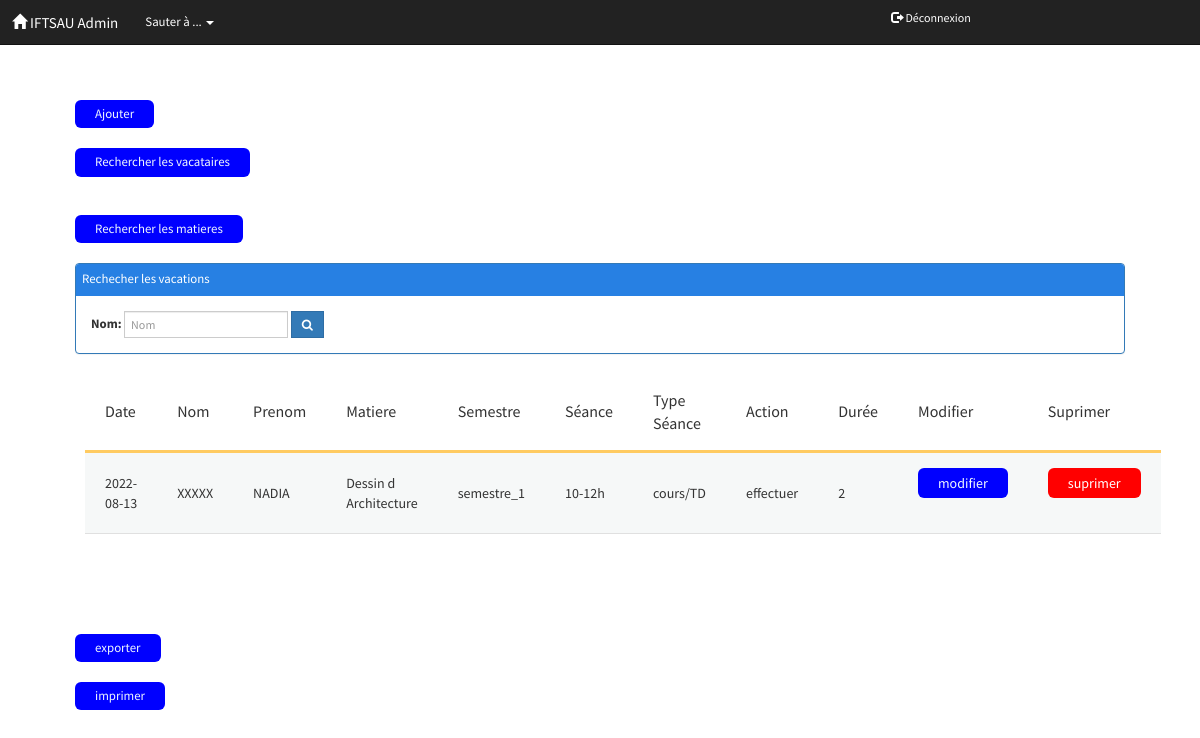
The app's page /vacation.php with its own data.
### tables this page shows
CREATE TABLE IF NOT EXISTS `vacation` (
  `id` int(11) NOT NULL AUTO_INCREMENT,
  `date` date NOT NULL,
  `id_vacataire` varchar(50) NOT NULL,
  `id_matiere` varchar(30) NOT NULL,
  `semestre` varchar(11) DEFAULT NULL,
  `seance` varchar(50) DEFAULT NULL,
  `type_seance` varchar(50) DEFAULT NULL,
  `action` varchar(50) DEFAULT NULL,
  `duree` float DEFAULT NULL,
  PRIMARY KEY (`id`)
);

### vacation.php (the view, shortened to what this page needs)
<?php
include_once('conbd.php');
include_once('baredemenu.php');
if(isset($_POST['submit'])){
    if(isset($_POST['name']))
    $nom=$_POST['name'];
else
    $nom="";
$stm=$conn->query("SELECT CIN_vacataire from vacataire where  nom='$nom'  ");
$res=$stm->fetchAll();
?>
<!DOCTYPE html>
<html lang="en">
<head>
    <meta charset="UTF-8">
    <meta http-equiv="X-UA-Compatible" content="IE=edge">
    <meta name="viewport" content="width=device-width, initial-scale=1.0">
    <title>vacation</title>
    <link rel="stylesheet" href="css/style.css">
    <link rel="stylesheet" href="modif.css">
    <link rel="stylesheet" href="body.css">
    <link rel="stylesheet" href="css/test.css">
</head>
<body>
<div class="contrainer">
<a href="addvacation.php" class="btn_add">Ajouter</a>
<div class="panel panel-primary">
    <div class="panel-heading">Rechecher les vacations</div>
    <div class="panel-body">
    <form method="POST" class="form-inline" >
    <label>Nom: </label>
        <input class="form-control" type="text" name="name" placeholder="Nom">
        <button name="submit" class="btn btn-primary">
							<span class="fa fa-search"></span>
						</button>
        <input type="submit" name="button" value="afficher tout" class="btn btn-primary">
    </form>
    </div>
    </div>
    <table>
        <tr id="items">
            <th>Date</th>
            <th>Nom</th>
            <th>Prenom</th>
            <th>Matiere</th>
            <th>Semestre</th>
            <th>Séance</th>
            <th>Type Séance</th>
            <th>Action</th>
            <th>Durée</th>
            <th>Modifier</th>
            <th>Suprimer</th>
            </tr>
            <?php
            foreach($res as $value){
                $cin=$value['CIN_vacataire'];
                $q=$conn->query("SELECT * from vacation where id_vacataire='$cin' '");
                $resultat=$q->fetchAll();
            foreach($resultat as $val){ ?>
            <tr>
        <td><?php echo($val['date'].'<br>');?>
        <?php
$result=$conn->query("SELECT nom, prenom FROM vacataire JOIN vacation on CIN_vacataire=id_vacataire  where CIN_vacataire='$cin' LIMIT 1 ");
        $c=$result->fetchAll();
        foreach($c as $v){ ?>
        <td> <?php echo ($v['nom']);?>
        <td> <?php echo($v['prenom']);} ?>
        <td><?php $id=$val['id_matiere'];
         $res=$conn->query("SELECT intitule_matiere FROM matiere JOIN vacation on code_matiere=id_matiere where code_matiere='$id'LIMIT 1 ");
         $colone=$res->fetchAll();
         foreach($colone as $valeur){
            echo ($valeur['intitule_matiere']);}?>
         <td><?php echo($val['semestre']);?>
        <td><?php echo($val['seance']);?>
        <td><?php echo($val['type_seance']);?>
        <td><?php echo($val['action']);?>
        <td><?php echo($val['duree']);?>
        <td><a href="modifier vacation.php?id=<?=$val['id']?>" class="btn1">modifier</a></td>
        <td><a href="suprimer vacation.php?id=<?=$val['id']?>" class="danger">suprimer</a></td>
        </tr>
<?php }} } else{ ?>
<!DOCTYPE html>
<html lang="en">
<head>
    <link rel="stylesheet" href="css/style.css">
    <link rel="stylesheet" href="modif.css">
    <link rel="stylesheet" href="body.css">
    <link rel="stylesheet" href="css/test.css">
    <link rel="stylesheet" href="css/c.css">
    <link rel="stylesheet" href="css/button.css">
</head>
<body>
<div class="contrainer">
<a href="addvacation.php" class="btn_add">Ajouter</a>
<a href="recherche vacation.php" class="btn_btn">Rechercher les vacataires</a><br>
<a href="recherche de matiere.php" class="btn_btn">Rechercher les matieres</a>
<div class="panel panel-primary">
    <div class="panel-heading">Rechecher les vacations</div>
    <div class="panel-body">
    <form method="POST" class="form-inline" >
    <label>Nom: </label>
        <input class="form-control" type="text" name="name" placeholder="Nom">
        <button name="submit" class="btn btn-primary">
							<span class="fa fa-search"></span>
						</button>
    </form>
    </div>
    </div>
    <table>
        <tr id="items">
            <th>Date</th>
            <th>Nom</th>
            <th>Prenom</th>
            <th>Matiere</th>
            <th>Semestre</th>
            <th>Séance</th>
            <th>Type Séance</th>
            <th>Action</th>
            <th>Durée</th>
            <th>Modifier</th>
            <th>Suprimer</th>
            </tr>
            <?php
        $sql=$conn->query('SELECT * FROM vacation');
        $row=$sql->fetchAll();
        foreach($row as $val){
        ?>
        <tr>
        <td><?php echo($val['date'].'<br>');?>
        <?php $cin=$val['id_vacataire'];
        $result=$conn->query("SELECT nom, prenom FROM vacataire JOIN vacation on CIN_vacataire=id_vacataire  where CIN_vacataire='$cin' LIMIT 1");
        $c=$result->fetchAll();
        foreach($c as $v){ ?>
        <td> <?php echo ($v['nom']);?>
        <td> <?php echo($v['prenom']);} ?>
        <td><?php $id=$val['id_matiere'];
         $res=$conn->query("SELECT intitule_matiere FROM matiere JOIN vacation on code_matiere=id_matiere where code_matiere='$id' LIMIT 1");
         $colone=$res->fetchAll();
         foreach($colone as $valeur){
            echo ($valeur['intitule_matiere']);}?>
            <td><?php echo($val['semestre']);?>
        <td><?php echo($val['seance']);?>
        <td><?php echo($val['type_seance']);?>
        <td><?php echo($val['action']);?>
        <td><?php echo($val['duree']);?>
        <td><a href="modifier vacation.php?id=<?=$val['id']?>" class="btn1">modifier</a></td>
        <td><a href="suprimer vacation.php?id=<?=$val['id']?>" class="danger">suprimer</a></td>
        </tr>
        <?php }?>
        </table>
  </div>
  <a href="export vacation.php" class="btn_add">exporter</a>
  <a href="imprimer vacation.php" class="btn1">imprimer</a>
</body>
</html>
<?php } ?>

### css/style.css (style rules this page uses)
body { display: flex; min-height: 100vh; position: relative; }
.btn_add { width: fit-content; margin-bottom: 20px; background-color: blue; padding: 5px 20px; color: aliceblue; display: flex; align-items: center; text-align: 0; border-radius: 6px; text-decoration: 0; }
table { border-collapse: collapse; margin: 10px; }
th { font-size: 16px; border-bottom: 3px solid #ffcb61; padding: 5px 20px; font-weight: 500; }
td { font-weight: 400; padding: 5px 30px; font-size: 14px; }
tr:nth-child(2n) { background-color: #f6f8f8; }
tr:nth-child(2n) td { border-bottom: 1px solid #e0e0e0; border-top: 1px solid #e0e0e0; }

### modif.css (style rules this page uses)
.btn1 { width: fit-content; margin-bottom: 20px; background-color: blue; padding: 5px 20px; color: aliceblue; display: flex; align-items: center; text-align: 0; border-radius: 6px; text-decoration: 0; }
.danger { width: fit-content; margin-bottom: 20px; background-color: red; padding: 5px 20px; color: aliceblue; display: flex; align-items: center; text-align: 0; border-radius: 6px; text-decoration: 0; }

### body.css (style rules this page uses)
.btn_add { margin-top: 100px; }

### css/test.css (style rules this page uses)
.form-inline .form-control { display: inline-block; width: auto; vertical-align: middle; }
.btn-primary { color: #fff; background-color: #337ab7; border-color: #2e6da4; }
.panel { margin-bottom: 20px; background-color: #fff; border: 1px solid transparent; border-radius: 4px; -webkit-box-shadow: 0 1px 1px rgba(0, 0, 0, .05); box-shadow: 0 1px 1px rgba(0, 0, 0, .05); }
.panel-primary { border-color: #337ab7; }
.panel-body { padding: 15px; }
.panel-heading { padding: 10px 15px; border-bottom: 1px solid transparent; border-top-left-radius: 3px; border-top-right-radius: 3px; }

### css/c.css (style rules this page uses)
th, td { padding: 15px 20px; }

### css/button.css (style rules this page uses)
.btn_btn { width: fit-content; margin-bottom: 20px; background-color: blue; padding: 5px 20px; color: aliceblue; display: flex; align-items: center; text-align: 0; border-radius: 6px; text-decoration: 0; }

### records on screen
vacation: date "2022-08-13", nom "XXXXX", prenom "NADIA", intitule_matiere "Dessin d Architecture", semestre "semestre_1", seance "10-12h", type_seance "cours/TD", action "effectuer", duree "2"
